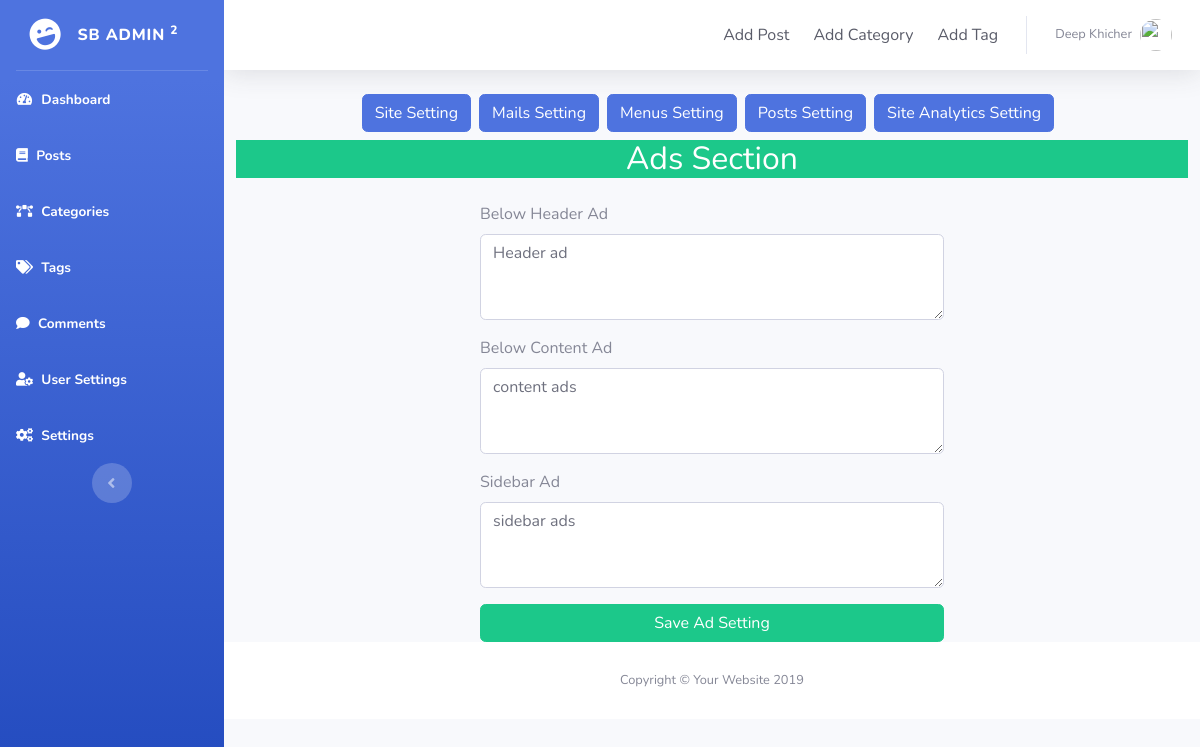
The app's page /admin/ads-setting.php (signed in) with its own data.
### tables this page shows
CREATE TABLE `ads` (
  `id` int(11) NOT NULL,
  `below_header` varchar(900) DEFAULT NULL,
  `below_content` varchar(900) DEFAULT NULL,
  `sidebar` varchar(900) DEFAULT NULL
);

### admin/db/DB.php (called while the page is built, shortened)
<?php
class DB
{
    protected $dbh;
    public function __construct()
    {
        $this->dbh = new PDO('mysql:host=' . DB_HOST . ';dbname=' . DB_NAME, DB_USER, DB_PASS);
    }
    public function getAds()
    {
        $query = "SELECT * FROM ads";
        $stmt = $this->dbh->prepare($query);
        $stmt->execute();
        $result = $stmt->fetchAll(PDO::FETCH_OBJ);
        if (count($result) > 0) {
            return $result;
        }
        return [];
    }
}

### admin/ads-setting.php (the view, shortened to what this page needs)
<?php
require_once 'db/DB.php';
$db = new DB();
extract($db->getUserData('users', $_SESSION['user']), EXTR_PREFIX_ALL, 'user');
$ads = $db->getAds();
?>
<?php include 'inc/header.php' ?>
<div id="wrapper">
    <?php include 'inc/sidebar.php'; ?>
    <div id="content-wrapper" class="d-flex flex-column">
        <div id="content">
            <?php include 'inc/top.php'; ?>
            <div class='oop-box'>
                <div class="col-12 d-flex justify-content-center mb-2">
                    <a href='settings.php' class="btn btn-primary mr-2" type="button">Site Setting</a>
                    <a href='mails-setting.php' class="btn btn-primary mr-2" type="button">Mails Setting</a>
                    <a href='menus-setting.php' class="btn btn-primary mr-2" type="button">Menus Setting</a>
                    <a href='posts-setting.php' class="btn btn-primary mr-2" type="button">Posts Setting</a>
                    <a href='anaytics-setting.php' class="btn btn-primary mr-2" type="button">Site Analytics Setting</a>
                </div>
                <div class="col-12">
                    <h2 class="text-center bg-success text-white mb-4">Ads Section</h2>
                </div>
                <div class="col-6 offset-3">
                    <form method="post" enctype="multipart/form-data">
                        <div class="form-group">
                            <label for="below_header">Below Header Ad</label>
                            <textarea id="below_header" class="form-control" name="below_header" rows="3"><?= $ads[0]->below_header; ?></textarea>
                        </div>
                        <div class="form-group">
                            <label for="below_content">Below Content Ad</label>
                            <textarea id="below_content" class="form-control" name="below_content" rows="3"><?= $ads[0]->below_content; ?></textarea>
                        </div>
                        <div class="form-group">
                            <label for="sidebar">Sidebar Ad</label>
                            <textarea id="my-sidebar" class="form-control" name="sidebar" rows="3"><?= $ads[0]->sidebar; ?></textarea>
                        </div>
                        <button class="btn btn-success btn-block" type="submit">Save Ad Setting</button>
                    </form>
                </div>
            </div>
            <?php include 'inc/copyright.php'; ?>
        </div>
    </div>
    <?php include 'inc/footer.php'; ?>

### records on screen
ads: below_header "Header ad", below_content "content ads", sidebar "sidebar ads"

### other values on screen
$user_name "Deep Khicher"
